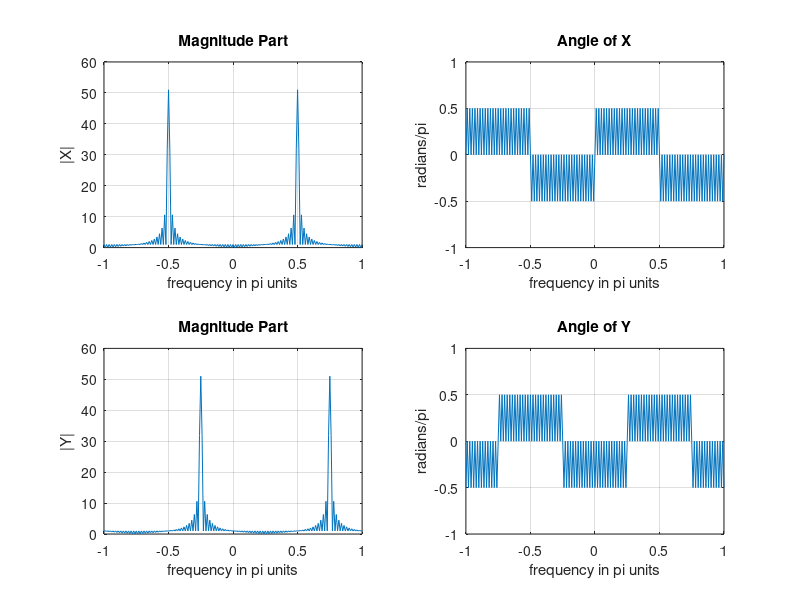

The MATLAB script that drew this image:
clc;clear all; close all;
n=0:100;x= cos(pi*n/2);k= -100:100;w=(pi/100)*k; %frequencybetween -pi and +pi
X=x*(exp(-j*pi/100)).^(n'*k);                    %DTFT of x%
y= exp(j*pi*n/4).*x;                             %signal multiplied by exp(j*pi*n/4)
Y=y*(exp(-j*pi/100)).^(n'*k);                    %DTFT of y
%Graphical verification
subplot(2,2,1);plot(w/pi,abs(X));grid;axis([-1,1,0,60])
xlabel('frequency in pi units'); title ('Magnitude Part'); ylabel('|X|')
subplot(2,2,2);plot(w/pi,angle(X)/pi) ; grid;axis([-1,1,-1,1])
xlabel('frequency in pi units'); title ('Angle of X'); ylabel('radians/pi')
subplot(2,2,3);plot(w/pi,abs(Y)) ; grid;axis([-1,1,0,60])
xlabel('frequency in pi units'); title ('Magnitude Part'); ylabel('|Y|');
subplot(2,2,4);plot(w/pi,angle(Y)/pi) ; grid;axis([-1,1,-1,1])
xlabel('frequency in pi units'); title ('Angle of Y'); ylabel('radians/pi')
error=sum(abs(X(1:end-25)-Y(26:end)))/length(X(1:end-25))
